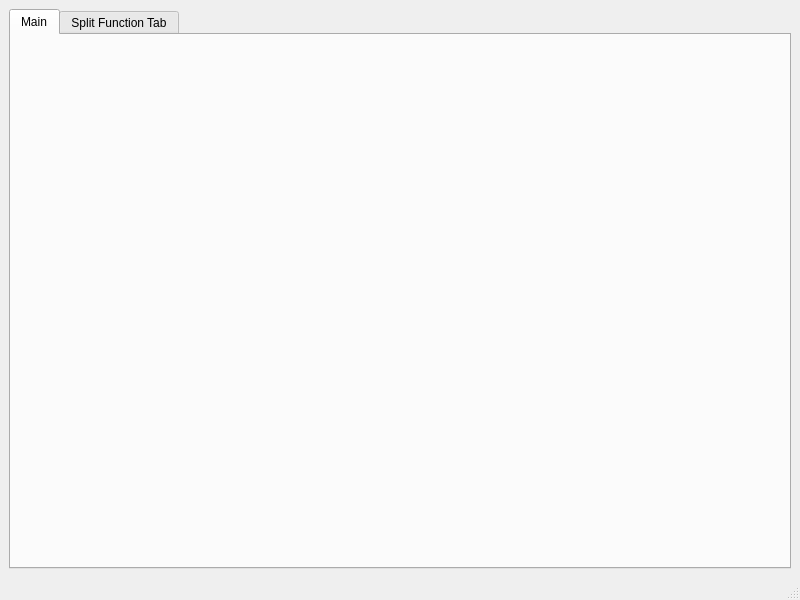
<ui version="4.0">
 <class>MainWindow</class>
 <widget class="QMainWindow" name="MainWindow">
  <property name="geometry">
   <rect>
    <x>0</x>
    <y>0</y>
    <width>800</width>
    <height>600</height>
   </rect>
  </property>
  <property name="windowTitle">
   <string>ITBS Main Window</string>
  </property>
  <widget class="QWidget" name="centralwidget">
   <layout class="QVBoxLayout" name="verticalLayout">
    <item>
     <widget class="QTabWidget" name="tabWidget">
      <widget class="QWidget" name="MainTab">
       <attribute name="title">
        <string>Main</string>
       </attribute>
      </widget>
      <widget class="QWidget" name="SplitFunctionTab">
       <attribute name="title">
        <string>Split Function Tab</string>
       </attribute>
      </widget>
     </widget>
    </item>
   </layout>
  </widget>
  <widget class="QMenuBar" name="menubar"/>
  <widget class="QStatusBar" name="statusbar"/>
 </widget>
</ui>
